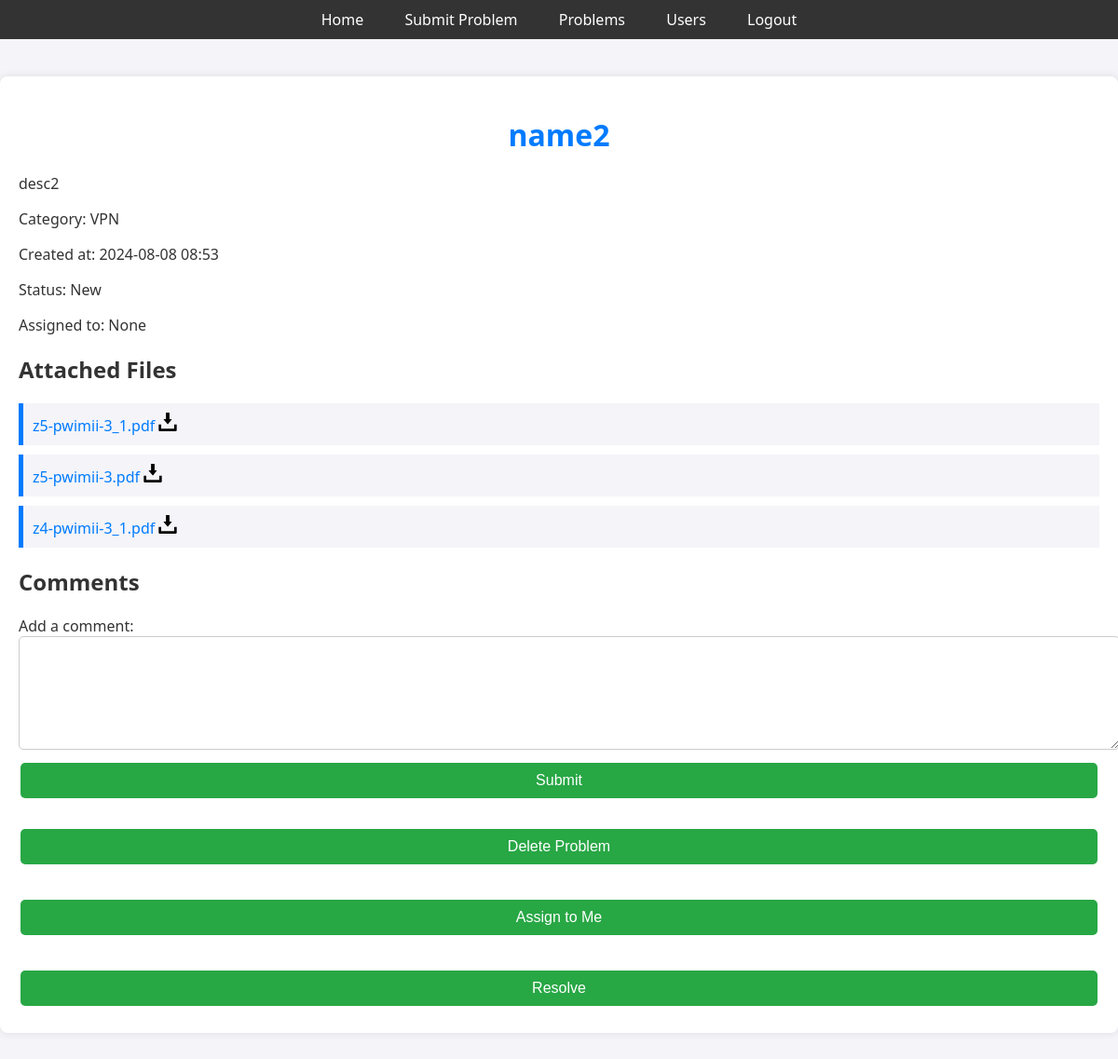
The app's page /problem/76 (signed in) with its own data.
### app.py (models this page shows)
class Problem(db.Model):
    id = db.Column(db.Integer, primary_key=True)
    title = db.Column(db.String(200), nullable=False)
    description = db.Column(db.Text, nullable=False)
    status = db.Column(db.String(50), default='New')
    user_id = db.Column(db.Integer, db.ForeignKey('user.id'), nullable=False)
    assigned_to = db.Column(db.Integer, db.ForeignKey('user.id'), nullable=True)
    created_at = db.Column(db.DateTime, default=datetime.utcnow)
    priority = db.Column(db.String(50), default='Medium')
    category = db.Column(db.String(100), nullable=False)
    comments = db.relationship('Comment', back_populates='problem', cascade='all, delete-orphan', lazy=True)
    assigned_user = db.relationship('User', foreign_keys=[assigned_to], backref='assigned_problems_user', lazy='joined', overlaps='assigned_problems')

class File(db.Model):
    id = db.Column(db.Integer, primary_key=True)
    filename = db.Column(db.String(255), nullable=False)
    filepath = db.Column(db.String(255), nullable=False)
    problem_id = db.Column(db.Integer, db.ForeignKey('problem.id', ondelete='CASCADE'), nullable=False)
    problem = db.relationship('Problem', backref=db.backref('files', lazy=True, cascade='all, delete-orphan'))

### app.py (the view)
@app.route('/problem/<int:problem_id>')
@login_required
def problem_details(problem_id):
    problem = Problem.query.get_or_404(problem_id)
    comments = Comment.query.filter_by(problem_id=problem_id).all()
    return render_template('problem_details.html', problem=problem, comments=comments)

### app.py (called while the page is built)
@login_manager.user_loader
def load_user(user_id):
    return User.query.get(int(user_id))

### templates/problem_details.html (shortened to what this page needs)
<!DOCTYPE html>
<html lang="en">
<head>
    <link rel="stylesheet" href="{{ url_for('static', filename='styles.css') }}">
</head>
<body>
    <div class="navbar">
        <a href="{{ url_for('home') }}">Home</a>
        <a href="{{ url_for('submit_problem') }}">Submit Problem</a>
        <a href="{{ url_for('problems') }}">Problems</a>
        {% if current_user.is_admin %}
            <a href="{{ url_for('admin_users') }}">Users</a>
        {% endif %}
        <a href="{{ url_for('logout') }}">Logout</a>
    </div>
    <div class="container">
        <h1>{{ problem.title }}</h1>
        <p>{{ problem.description }}</p>
        <p>Category: {{ problem.category }}</p>
        <p>Created at: {{ problem.created_at.strftime('%Y-%m-%d %H:%M') }}</p>
        <p>Status: {{ problem.status }}</p>
        <p>Assigned to: {{ problem.assigned_user.username if problem.assigned_user else 'None' }}</p>
        <h2>Attached Files</h2>
        <ul>
            {% for file in problem.files %}
            <li>
                <a href="{{ url_for('download_file', filename=file.filename) }}">{{ file.filename }}
                    <img src="{{ url_for('static', filename='download.svg') }}" alt="Download" width="20">
                </a>
            </li>
            {% endfor %}
        </ul>
        <h2>Comments</h2>
        <div class="comment-form">
            <form method="POST" action="{{ url_for('comment_problem', problem_id=problem.id) }}">
                <label for="content">Add a comment:</label>
                <textarea name="content" id="content" rows="4" required></textarea>
                <button type="submit">Submit</button>
            </form>
        </div>
        {% if current_user.is_authenticated %}
        {% if current_user.is_admin %}
            <div class="admin-actions">
                <form method="POST" action="{{ url_for('delete_problem', problem_id=problem.id) }}" onsubmit="return confirm('Are you sure you want to delete this problem? This action cannot be undone.');">
                    <button type="submit">Delete Problem</button>
                </form>
            </div>
        {% endif %}
        {% if current_user.is_admin %}
            {% if not problem.assigned_user or problem.assigned_user.id != current_user.id %}
            <div class="admin-actions">
                <form method="POST" action="{{ url_for('assign_problem', problem_id=problem.id) }}">
                    <button type="submit" {% if problem.assigned_user and problem.assigned_user.id == current_user.id %}disabled{% endif %}>Assign to Me</button>
                </form>
            </div>
            {% endif %}
            {% if problem.status == 'New' %}
                {% if problem.assigned_user is none or problem.assigned_user.id == current_user.id %}
                <div class="admin-actions">
                    <form method="POST" action="{{ url_for('resolve_problem', problem_id=problem.id) }}">
                        <button type="submit">Resolve</button>
                    </form>
                </div>
                {% endif %}
            {% elif problem.status == 'Resolved' %}
                <div class="admin-actions">
                    <form method="POST" action="{{ url_for('undo_resolution', problem_id=problem.id) }}">
                        <button type="submit">Undo Resolution</button>
                    </form>
                </div>
            {% endif %}
        {% endif %}
        {% endif %}
    </div>
</body>
</html>

### static/styles.css (style rules this page uses)
body { font-family: 'Segoe UI', Tahoma, Geneva, Verdana, sans-serif; margin: 0; padding: 0; background-color: #f4f4f9; color: #333; }
.navbar { background-color: #333; padding: 10px; text-align: center; }
.navbar a { color: #fff; text-decoration: none; margin: 0 10px; padding: 5px 10px; border-radius: 4px; transition: background-color 0.3s ease; }
.container { max-width: 1200px; margin: 40px auto; padding: 20px; background-color: #fff; box-shadow: 0 0 10px rgba(0, 0, 0, 0.1); border-radius: 8px; }
h1 { color: #007bff; text-align: center; margin-bottom: 20px; }
form { display: flex; flex-direction: column; }
input[type="text"], input[type="password"], textarea { padding: 10px; margin-bottom: 10px; border: 1px solid #ccc; border-radius: 4px; }
button { padding: 10px; color: #fff; background-color: #007bff; border: none; border-radius: 4px; cursor: pointer; transition: background-color 0.3s ease; }
ul { list-style-type: none; padding: 0; }
li { background-color: #f4f4f9; margin-bottom: 10px; padding: 10px; border-left: 5px solid #007bff; }
form button { margin-left: 10px; background-color: #dc3545; }
form button[type="submit"] { background-color: #28a745; }
a { color: #007bff; text-decoration: none; transition: color 0.3s ease; }
.comment-form, .admin-actions { margin-top: 20px; }
.comment-form textarea { width: 100%; padding: 10px; margin-bottom: 10px; border-radius: 5px; border: 1px solid #ccc; }
.comment-form button, .admin-actions button { background-color: #4CAF50; color: white; border: none; padding: 10px 20px; text-align: center; text-decoration: none; display: inline-block; font-size: 16px; margin: 4px 2px; border-radius: 5px; cursor: pointer; }
.admin-actions { display: flex; flex-direction: column; }
.admin-actions form { margin: 5px 0; }
textarea { height: 100px; }

### records on screen
Problem: title "name2", description "desc2", category "VPN", created_at "2024-08-08 08:53", status "New"
File: filename "z5-pwimii-3_1.pdf"
File: filename "z5-pwimii-3.pdf"
File: filename "z4-pwimii-3_1.pdf"

### other values on screen
{{ problem.assigned_user.username if problem.assigned_user else 'None' }} "None"
